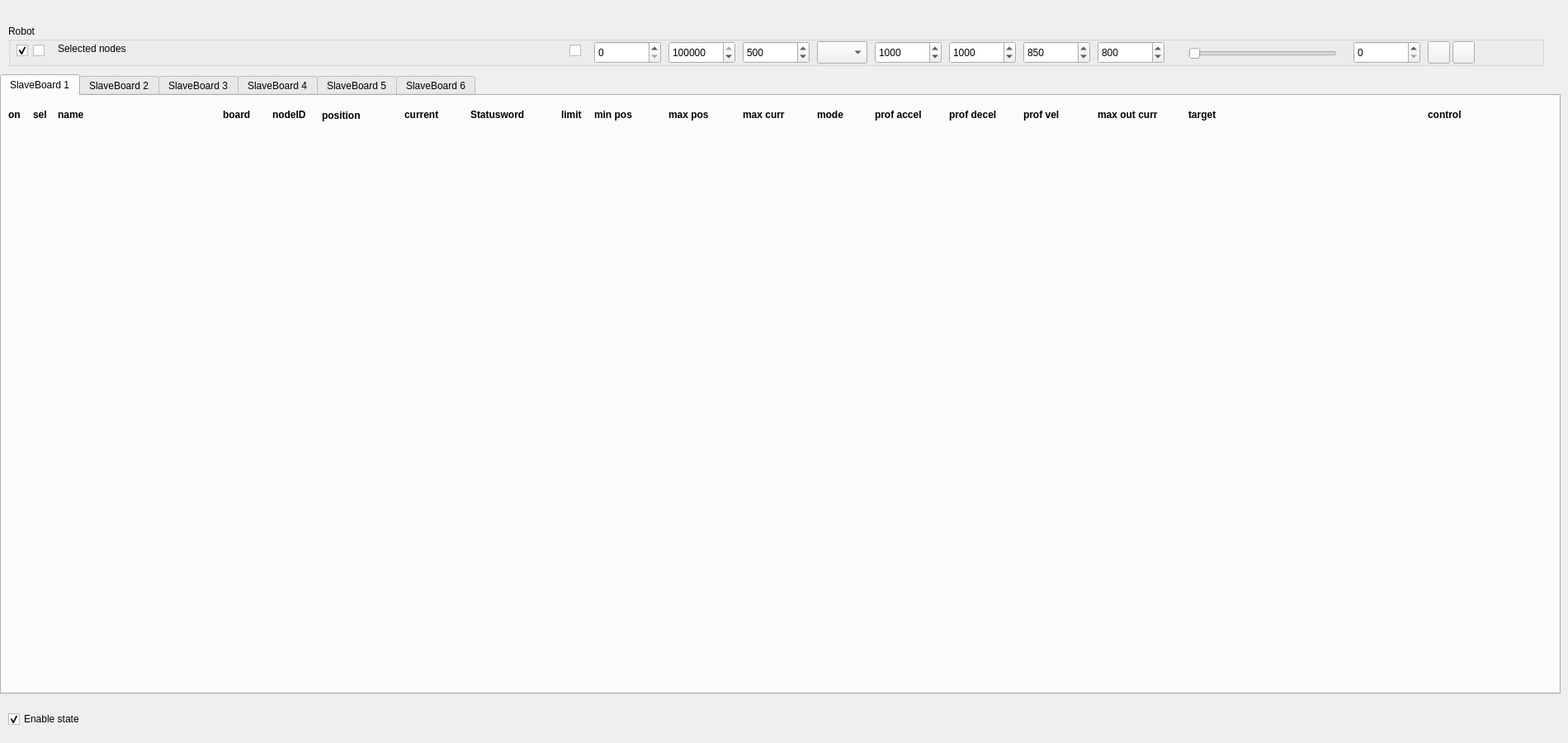
<?xml version="1.0" encoding="UTF-8"?>
<ui version="4.0">
 <class>BasicControlGUIClass</class>
 <widget class="QWidget" name="BasicControlGUIClass">
  <property name="geometry">
   <rect>
    <x>0</x>
    <y>0</y>
    <width>1900</width>
    <height>900</height>
   </rect>
  </property>
  <property name="windowTitle">
   <string>Robot Basic Control</string>
  </property>
  <property name="windowIcon">
   <iconset resource="../resources/images.qrc">
    <normaloff>:/images/gamepad.png</normaloff>:/images/gamepad.png</iconset>
  </property>
  <widget class="QStatusBar" name="statusbar">
   <property name="geometry">
    <rect>
     <x>0</x>
     <y>0</y>
     <width>3</width>
     <height>22</height>
    </rect>
   </property>
  </widget>
  <widget class="QTabWidget" name="tab_sb">
   <property name="geometry">
    <rect>
     <x>0</x>
     <y>90</y>
     <width>1891</width>
     <height>751</height>
    </rect>
   </property>
   <property name="currentIndex">
    <number>0</number>
   </property>
   <widget class="QWidget" name="tab_sb_1">
    <attribute name="title">
     <string>SlaveBoard 1</string>
    </attribute>
    <layout class="QVBoxLayout" name="verticalLayout_7"/>
   </widget>
   <widget class="QWidget" name="tab_sb_2">
    <attribute name="title">
     <string>SlaveBoard 2</string>
    </attribute>
   </widget>
   <widget class="QWidget" name="tab_sb_3">
    <attribute name="title">
     <string>SlaveBoard 3</string>
    </attribute>
   </widget>
   <widget class="QWidget" name="tab_sb_4">
    <attribute name="title">
     <string>SlaveBoard 4</string>
    </attribute>
   </widget>
   <widget class="QWidget" name="tab_sb_5">
    <attribute name="title">
     <string>SlaveBoard 5</string>
    </attribute>
   </widget>
   <widget class="QWidget" name="tab_sb_6">
    <attribute name="title">
     <string>SlaveBoard 6</string>
    </attribute>
   </widget>
  </widget>
  <widget class="QGroupBox" name="groupBox_2">
   <property name="geometry">
    <rect>
     <x>10</x>
     <y>30</y>
     <width>1861</width>
     <height>50</height>
    </rect>
   </property>
   <property name="sizePolicy">
    <sizepolicy hsizetype="Preferred" vsizetype="Maximum">
     <horstretch>0</horstretch>
     <verstretch>0</verstretch>
    </sizepolicy>
   </property>
   <property name="maximumSize">
    <size>
     <width>16777215</width>
     <height>50</height>
    </size>
   </property>
   <property name="title">
    <string>Robot</string>
   </property>
   <widget class="QSpinBox" name="sb_velocity_0">
    <property name="geometry">
     <rect>
      <x>1230</x>
      <y>20</y>
      <width>81</width>
      <height>27</height>
     </rect>
    </property>
    <property name="minimum">
     <number>1</number>
    </property>
    <property name="maximum">
     <number>100000</number>
    </property>
    <property name="value">
     <number>850</number>
    </property>
   </widget>
   <widget class="QSpinBox" name="sb_minpos_0">
    <property name="enabled">
     <bool>true</bool>
    </property>
    <property name="geometry">
     <rect>
      <x>710</x>
      <y>20</y>
      <width>81</width>
      <height>27</height>
     </rect>
    </property>
    <property name="maximum">
     <number>1000000000</number>
    </property>
    <property name="value">
     <number>0</number>
    </property>
   </widget>
   <widget class="QSpinBox" name="sb_decel_0">
    <property name="geometry">
     <rect>
      <x>1140</x>
      <y>20</y>
      <width>81</width>
      <height>27</height>
     </rect>
    </property>
    <property name="maximum">
     <number>1000000000</number>
    </property>
    <property name="value">
     <number>1000</number>
    </property>
   </widget>
   <widget class="QSpinBox" name="sb_accel_0">
    <property name="geometry">
     <rect>
      <x>1050</x>
      <y>20</y>
      <width>81</width>
      <height>27</height>
     </rect>
    </property>
    <property name="maximum">
     <number>1000000000</number>
    </property>
    <property name="value">
     <number>1000</number>
    </property>
   </widget>
   <widget class="QComboBox" name="cb_mode_0">
    <property name="geometry">
     <rect>
      <x>980</x>
      <y>20</y>
      <width>61</width>
      <height>27</height>
     </rect>
    </property>
   </widget>
   <widget class="QSpinBox" name="sb_maxpos_0">
    <property name="enabled">
     <bool>true</bool>
    </property>
    <property name="geometry">
     <rect>
      <x>800</x>
      <y>20</y>
      <width>81</width>
      <height>27</height>
     </rect>
    </property>
    <property name="maximum">
     <number>1000000000</number>
    </property>
    <property name="value">
     <number>250000</number>
    </property>
   </widget>
   <widget class="QSpinBox" name="sb_maxcur_0">
    <property name="enabled">
     <bool>true</bool>
    </property>
    <property name="geometry">
     <rect>
      <x>890</x>
      <y>20</y>
      <width>81</width>
      <height>27</height>
     </rect>
    </property>
    <property name="maximum">
     <number>10000</number>
    </property>
    <property name="value">
     <number>500</number>
    </property>
   </widget>
   <widget class="QCheckBox" name="ch_limit_0">
    <property name="geometry">
     <rect>
      <x>680</x>
      <y>20</y>
      <width>21</width>
      <height>22</height>
     </rect>
    </property>
    <property name="text">
     <string/>
    </property>
   </widget>
   <widget class="QSpinBox" name="sb_maxoutcurr_0">
    <property name="geometry">
     <rect>
      <x>1320</x>
      <y>20</y>
      <width>81</width>
      <height>27</height>
     </rect>
    </property>
    <property name="maximum">
     <number>1000000000</number>
    </property>
    <property name="value">
     <number>800</number>
    </property>
   </widget>
   <widget class="QPushButton" name="pb_stop_0">
    <property name="geometry">
     <rect>
      <x>1750</x>
      <y>20</y>
      <width>27</width>
      <height>27</height>
     </rect>
    </property>
    <property name="text">
     <string/>
    </property>
    <property name="icon">
     <iconset resource="../resources/images.qrc">
      <normaloff>:/images/stop.png</normaloff>:/images/stop.png</iconset>
    </property>
   </widget>
   <widget class="QSlider" name="hs_target_0">
    <property name="geometry">
     <rect>
      <x>1430</x>
      <y>20</y>
      <width>180</width>
      <height>29</height>
     </rect>
    </property>
    <property name="orientation">
     <enum>Qt::Horizontal</enum>
    </property>
   </widget>
   <widget class="QPushButton" name="pb_send_0">
    <property name="geometry">
     <rect>
      <x>1720</x>
      <y>20</y>
      <width>27</width>
      <height>27</height>
     </rect>
    </property>
    <property name="text">
     <string/>
    </property>
    <property name="icon">
     <iconset resource="../resources/images.qrc">
      <normaloff>:/images/play.png</normaloff>:/images/play.png</iconset>
    </property>
   </widget>
   <widget class="QSpinBox" name="sb_target_0">
    <property name="geometry">
     <rect>
      <x>1630</x>
      <y>20</y>
      <width>81</width>
      <height>27</height>
     </rect>
    </property>
    <property name="maximum">
     <number>1000000000</number>
    </property>
    <property name="value">
     <number>0</number>
    </property>
   </widget>
   <widget class="QLabel" name="lbl_name_0">
    <property name="geometry">
     <rect>
      <x>60</x>
      <y>20</y>
      <width>111</width>
      <height>17</height>
     </rect>
    </property>
    <property name="text">
     <string>Selected nodes</string>
    </property>
   </widget>
   <widget class="QCheckBox" name="ch_enable_0">
    <property name="geometry">
     <rect>
      <x>10</x>
      <y>20</y>
      <width>20</width>
      <height>22</height>
     </rect>
    </property>
    <property name="text">
     <string/>
    </property>
    <property name="checked">
     <bool>true</bool>
    </property>
   </widget>
   <widget class="QCheckBox" name="ch_selected_0">
    <property name="geometry">
     <rect>
      <x>30</x>
      <y>20</y>
      <width>20</width>
      <height>22</height>
     </rect>
    </property>
    <property name="text">
     <string/>
    </property>
   </widget>
  </widget>
  <widget class="QLabel" name="label_20">
   <property name="geometry">
    <rect>
     <x>10</x>
     <y>130</y>
     <width>21</width>
     <height>17</height>
    </rect>
   </property>
   <property name="font">
    <font>
     <weight>75</weight>
     <bold>true</bold>
    </font>
   </property>
   <property name="text">
    <string>on</string>
   </property>
  </widget>
  <widget class="QLabel" name="label_13">
   <property name="geometry">
    <rect>
     <x>1150</x>
     <y>130</y>
     <width>90</width>
     <height>17</height>
    </rect>
   </property>
   <property name="font">
    <font>
     <weight>75</weight>
     <bold>true</bold>
    </font>
   </property>
   <property name="text">
    <string>prof decel</string>
   </property>
  </widget>
  <widget class="QLabel" name="label_2">
   <property name="geometry">
    <rect>
     <x>330</x>
     <y>130</y>
     <width>61</width>
     <height>17</height>
    </rect>
   </property>
   <property name="font">
    <font>
     <weight>75</weight>
     <bold>true</bold>
    </font>
   </property>
   <property name="text">
    <string>nodeID</string>
   </property>
  </widget>
  <widget class="QLabel" name="label_6">
   <property name="geometry">
    <rect>
     <x>810</x>
     <y>130</y>
     <width>65</width>
     <height>17</height>
    </rect>
   </property>
   <property name="font">
    <font>
     <weight>75</weight>
     <bold>true</bold>
    </font>
   </property>
   <property name="text">
    <string>max pos</string>
   </property>
  </widget>
  <widget class="QLabel" name="label_5">
   <property name="geometry">
    <rect>
     <x>720</x>
     <y>130</y>
     <width>65</width>
     <height>17</height>
    </rect>
   </property>
   <property name="font">
    <font>
     <weight>75</weight>
     <bold>true</bold>
    </font>
   </property>
   <property name="text">
    <string>min pos</string>
   </property>
  </widget>
  <widget class="QLabel" name="label_14">
   <property name="geometry">
    <rect>
     <x>1060</x>
     <y>130</y>
     <width>90</width>
     <height>17</height>
    </rect>
   </property>
   <property name="font">
    <font>
     <weight>75</weight>
     <bold>true</bold>
    </font>
   </property>
   <property name="text">
    <string>prof accel</string>
   </property>
  </widget>
  <widget class="QLabel" name="label_15">
   <property name="geometry">
    <rect>
     <x>1330</x>
     <y>130</y>
     <width>100</width>
     <height>17</height>
    </rect>
   </property>
   <property name="font">
    <font>
     <weight>75</weight>
     <bold>true</bold>
    </font>
   </property>
   <property name="text">
    <string>max out curr</string>
   </property>
  </widget>
  <widget class="QLabel" name="label_19">
   <property name="geometry">
    <rect>
     <x>40</x>
     <y>130</y>
     <width>21</width>
     <height>17</height>
    </rect>
   </property>
   <property name="font">
    <font>
     <weight>75</weight>
     <bold>true</bold>
    </font>
   </property>
   <property name="text">
    <string>sel</string>
   </property>
  </widget>
  <widget class="QLabel" name="label">
   <property name="geometry">
    <rect>
     <x>70</x>
     <y>130</y>
     <width>66</width>
     <height>17</height>
    </rect>
   </property>
   <property name="font">
    <font>
     <weight>75</weight>
     <italic>false</italic>
     <bold>true</bold>
     <kerning>true</kerning>
    </font>
   </property>
   <property name="text">
    <string>name</string>
   </property>
  </widget>
  <widget class="QLabel" name="label_7">
   <property name="geometry">
    <rect>
     <x>990</x>
     <y>130</y>
     <width>65</width>
     <height>17</height>
    </rect>
   </property>
   <property name="font">
    <font>
     <weight>75</weight>
     <bold>true</bold>
    </font>
   </property>
   <property name="text">
    <string>mode</string>
   </property>
  </widget>
  <widget class="QLabel" name="label_11">
   <property name="geometry">
    <rect>
     <x>900</x>
     <y>130</y>
     <width>70</width>
     <height>17</height>
    </rect>
   </property>
   <property name="font">
    <font>
     <weight>75</weight>
     <bold>true</bold>
    </font>
   </property>
   <property name="text">
    <string>max curr</string>
   </property>
  </widget>
  <widget class="QLabel" name="label_17">
   <property name="geometry">
    <rect>
     <x>1440</x>
     <y>130</y>
     <width>50</width>
     <height>17</height>
    </rect>
   </property>
   <property name="font">
    <font>
     <weight>75</weight>
     <bold>true</bold>
    </font>
   </property>
   <property name="text">
    <string>target</string>
   </property>
  </widget>
  <widget class="QLabel" name="label_8">
   <property name="geometry">
    <rect>
     <x>1730</x>
     <y>130</y>
     <width>60</width>
     <height>17</height>
    </rect>
   </property>
   <property name="font">
    <font>
     <weight>75</weight>
     <bold>true</bold>
    </font>
   </property>
   <property name="text">
    <string>control</string>
   </property>
  </widget>
  <widget class="QLabel" name="label_10">
   <property name="geometry">
    <rect>
     <x>680</x>
     <y>130</y>
     <width>30</width>
     <height>17</height>
    </rect>
   </property>
   <property name="font">
    <font>
     <weight>75</weight>
     <bold>true</bold>
    </font>
   </property>
   <property name="text">
    <string>limit</string>
   </property>
  </widget>
  <widget class="QLabel" name="label_3">
   <property name="geometry">
    <rect>
     <x>390</x>
     <y>130</y>
     <width>80</width>
     <height>20</height>
    </rect>
   </property>
   <property name="font">
    <font>
     <weight>75</weight>
     <bold>true</bold>
    </font>
   </property>
   <property name="text">
    <string>position</string>
   </property>
  </widget>
  <widget class="QLabel" name="label_4">
   <property name="geometry">
    <rect>
     <x>490</x>
     <y>130</y>
     <width>61</width>
     <height>17</height>
    </rect>
   </property>
   <property name="font">
    <font>
     <weight>75</weight>
     <bold>true</bold>
    </font>
   </property>
   <property name="text">
    <string>current</string>
   </property>
  </widget>
  <widget class="QLabel" name="label_9">
   <property name="geometry">
    <rect>
     <x>570</x>
     <y>130</y>
     <width>90</width>
     <height>17</height>
    </rect>
   </property>
   <property name="font">
    <font>
     <weight>75</weight>
     <bold>true</bold>
    </font>
   </property>
   <property name="text">
    <string>Statusword</string>
   </property>
  </widget>
  <widget class="QLabel" name="label_16">
   <property name="geometry">
    <rect>
     <x>1240</x>
     <y>130</y>
     <width>100</width>
     <height>17</height>
    </rect>
   </property>
   <property name="font">
    <font>
     <weight>75</weight>
     <bold>true</bold>
    </font>
   </property>
   <property name="text">
    <string>prof vel</string>
   </property>
  </widget>
  <widget class="QCheckBox" name="ch_enablePublish">
   <property name="geometry">
    <rect>
     <x>10</x>
     <y>860</y>
     <width>121</width>
     <height>22</height>
    </rect>
   </property>
   <property name="text">
    <string>Enable state</string>
   </property>
   <property name="checked">
    <bool>true</bool>
   </property>
  </widget>
  <widget class="QLabel" name="label_12">
   <property name="geometry">
    <rect>
     <x>270</x>
     <y>130</y>
     <width>51</width>
     <height>17</height>
    </rect>
   </property>
   <property name="font">
    <font>
     <weight>75</weight>
     <italic>false</italic>
     <bold>true</bold>
     <kerning>true</kerning>
    </font>
   </property>
   <property name="text">
    <string>board</string>
   </property>
  </widget>
 </widget>
 <resources>
  <include location="../resources/images.qrc"/>
 </resources>
 <connections/>
</ui>
